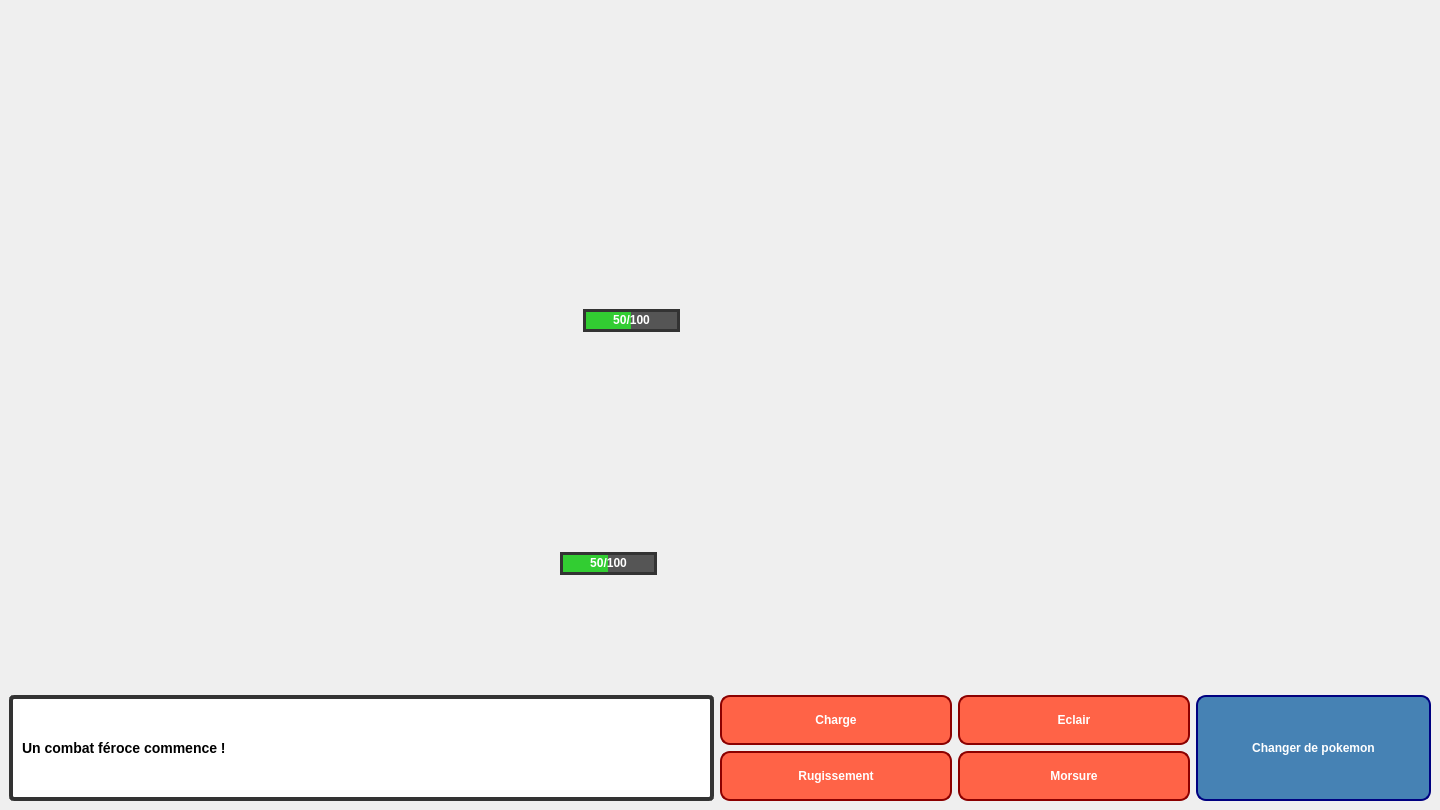
<?xml version="1.0" encoding="UTF-8"?>
<ui version="4.0">
 <class>MainWindow</class>
 <widget class="QMainWindow" name="MainWindow">
  <property name="geometry">
   <rect>
    <x>0</x>
    <y>0</y>
    <width>1440</width>
    <height>810</height>
   </rect>
  </property>
  <property name="minimumSize">
   <size>
    <width>1440</width>
    <height>810</height>
   </size>
  </property>
  <property name="windowTitle">
   <string>MainWindow</string>
  </property>
  <widget class="QWidget" name="centralwidget">
   <layout class="QVBoxLayout" name="verticalLayout_2">
    <property name="leftMargin">
     <number>0</number>
    </property>
    <property name="topMargin">
     <number>0</number>
    </property>
    <property name="rightMargin">
     <number>0</number>
    </property>
    <property name="bottomMargin">
     <number>0</number>
    </property>
    <item>
     <widget class="QStackedWidget" name="stackedWidget">
      <property name="minimumSize">
       <size>
        <width>150</width>
        <height>150</height>
       </size>
      </property>
      <property name="styleSheet">
       <string notr="true">#page_equipe {
    background-color: #2c3e50;
}</string>
      </property>
      <widget class="QWidget" name="page_combat">
       <property name="styleSheet">
        <string notr="true">#page_combat {
    border-image: url(:/assets/arene2.png) 0 0 0 0 stretch stretch;
}</string>
       </property>
       <layout class="QVBoxLayout" name="verticalLayout">
        <item>
         <layout class="QHBoxLayout" name="horizontalLayout_2">
          <item>
           <spacer name="horizontalSpacer">
            <property name="orientation">
             <enum>Qt::Orientation::Horizontal</enum>
            </property>
            <property name="sizeHint" stdset="0">
             <size>
              <width>40</width>
              <height>20</height>
             </size>
            </property>
           </spacer>
          </item>
          <item>
           <layout class="QHBoxLayout" name="horizontalLayout_3">
            <property name="spacing">
             <number>0</number>
            </property>
            <property name="topMargin">
             <number>200</number>
            </property>
            <property name="rightMargin">
             <number>500</number>
            </property>
            <item alignment="Qt::AlignmentFlag::AlignRight|Qt::AlignmentFlag::AlignVCenter">
             <widget class="QProgressBar" name="HPEnnemi">
              <property name="maximumSize">
               <size>
                <width>118</width>
                <height>23</height>
               </size>
              </property>
              <property name="styleSheet">
               <string notr="true">/* 1. L'apparence générale de la barre (le conteneur) */
QProgressBar {
    border: 3px solid #333333;   /* Bordure épaisse et très sombre */
    border-radius: 0px;          /* Coins carrés, pas d'arrondi */
    background-color: #555555;   /* Fond gris foncé (quand la vie est vide) */
    text-align: center;          /* Texte au milieu */
    color: white;                /* Texte blanc pour le contraste */
    font-weight: bold;
}

/* 2. L'apparence de la partie remplie (la vie) */
QProgressBar::chunk {
    background-color: #32CD32;   /* Un beau vert &quot;Lime Green&quot; */
    /* On a supprimé 'width' et 'margin' pour avoir une barre continue */
}</string>
              </property>
              <property name="value">
               <number>50</number>
              </property>
              <property name="alignment">
               <set>Qt::AlignmentFlag::AlignCenter</set>
              </property>
              <property name="format">
               <string>%v/%m</string>
              </property>
             </widget>
            </item>
            <item>
             <widget class="QLabel" name="PokemonEnnemi">
              <property name="minimumSize">
               <size>
                <width>251</width>
                <height>251</height>
               </size>
              </property>
              <property name="maximumSize">
               <size>
                <width>251</width>
                <height>251</height>
               </size>
              </property>
              <property name="text">
               <string/>
              </property>
              <property name="pixmap">
               <pixmap resource="ressources.qrc">:/assets/salameche_f.png</pixmap>
              </property>
              <property name="scaledContents">
               <bool>true</bool>
              </property>
             </widget>
            </item>
           </layout>
          </item>
         </layout>
        </item>
        <item>
         <spacer name="verticalSpacer">
          <property name="orientation">
           <enum>Qt::Orientation::Vertical</enum>
          </property>
          <property name="sizeHint" stdset="0">
           <size>
            <width>20</width>
            <height>130</height>
           </size>
          </property>
         </spacer>
        </item>
        <item>
         <layout class="QHBoxLayout" name="horizontalLayout_5">
          <item>
           <layout class="QHBoxLayout" name="horizontalLayout_4">
            <property name="spacing">
             <number>0</number>
            </property>
            <property name="leftMargin">
             <number>300</number>
            </property>
            <item>
             <widget class="QLabel" name="PokemonJoueur">
              <property name="minimumSize">
               <size>
                <width>251</width>
                <height>251</height>
               </size>
              </property>
              <property name="maximumSize">
               <size>
                <width>251</width>
                <height>251</height>
               </size>
              </property>
              <property name="text">
               <string/>
              </property>
              <property name="pixmap">
               <pixmap resource="ressources.qrc">:/assets/bulbizarre_d.png</pixmap>
              </property>
              <property name="scaledContents">
               <bool>true</bool>
              </property>
             </widget>
            </item>
            <item alignment="Qt::AlignmentFlag::AlignLeft|Qt::AlignmentFlag::AlignVCenter">
             <widget class="QProgressBar" name="HPJoueur">
              <property name="maximumSize">
               <size>
                <width>118</width>
                <height>23</height>
               </size>
              </property>
              <property name="styleSheet">
               <string notr="true">/* 1. L'apparence générale de la barre (le conteneur) */
QProgressBar {
    border: 3px solid #333333;   /* Bordure épaisse et très sombre */
    border-radius: 0px;          /* Coins carrés, pas d'arrondi */
    background-color: #555555;   /* Fond gris foncé (quand la vie est vide) */
    text-align: center;          /* Texte au milieu */
    color: white;                /* Texte blanc pour le contraste */
    font-weight: bold;
}

/* 2. L'apparence de la partie remplie (la vie) */
QProgressBar::chunk {
    background-color: #32CD32;   /* Un beau vert &quot;Lime Green&quot; */
    /* On a supprimé 'width' et 'margin' pour avoir une barre continue */
}</string>
              </property>
              <property name="value">
               <number>50</number>
              </property>
              <property name="alignment">
               <set>Qt::AlignmentFlag::AlignBottom|Qt::AlignmentFlag::AlignHCenter</set>
              </property>
              <property name="textVisible">
               <bool>true</bool>
              </property>
              <property name="format">
               <string>%v/%m</string>
              </property>
             </widget>
            </item>
           </layout>
          </item>
          <item>
           <spacer name="horizontalSpacer_2">
            <property name="orientation">
             <enum>Qt::Orientation::Horizontal</enum>
            </property>
            <property name="sizeHint" stdset="0">
             <size>
              <width>40</width>
              <height>20</height>
             </size>
            </property>
           </spacer>
          </item>
         </layout>
        </item>
        <item>
         <layout class="QHBoxLayout" name="horizontalLayout" stretch="3,2,1">
          <property name="sizeConstraint">
           <enum>QLayout::SizeConstraint::SetNoConstraint</enum>
          </property>
          <item>
           <widget class="QLabel" name="labelTexte">
            <property name="sizePolicy">
             <sizepolicy hsizetype="Expanding" vsizetype="Expanding">
              <horstretch>0</horstretch>
              <verstretch>0</verstretch>
             </sizepolicy>
            </property>
            <property name="styleSheet">
             <string notr="true">QLabel {
    background-color: white;      /* Fond blanc */
    border: 4px solid #333333;    /* Grosse bordure gris foncé */
    border-radius: 5px;           /* Coins un peu arrondis */
    padding: 5px;                 /* Espace autour du texte */
    font-size: 14px;              /* Texte assez gros */
    font-weight: bold;
}</string>
            </property>
            <property name="text">
             <string>Un combat féroce commence !</string>
            </property>
           </widget>
          </item>
          <item>
           <layout class="QGridLayout" name="gridLayout">
            <item row="1" column="1">
             <widget class="QPushButton" name="btnAtk4">
              <property name="sizePolicy">
               <sizepolicy hsizetype="Expanding" vsizetype="Expanding">
                <horstretch>0</horstretch>
                <verstretch>0</verstretch>
               </sizepolicy>
              </property>
              <property name="minimumSize">
               <size>
                <width>0</width>
                <height>50</height>
               </size>
              </property>
              <property name="styleSheet">
               <string notr="true">QPushButton {
    background-color: #FF6347;    /* Rouge Tomate */
    border: 2px solid #8B0000;    /* Bordure Rouge Sang */
    border-radius: 10px;          /* Bien arrondis */
    color: white;
    font-weight: bold;
    font-size: 12px;
}
QPushButton:hover {
    background-color: #FF4500;    /* Plus clair quand on passe la souris */
}
QPushButton:pressed {
    background-color: #500000;    /* Foncé quand on clique */
}</string>
              </property>
              <property name="text">
               <string>Morsure</string>
              </property>
             </widget>
            </item>
            <item row="0" column="0">
             <widget class="QPushButton" name="btnAtk1">
              <property name="sizePolicy">
               <sizepolicy hsizetype="Expanding" vsizetype="Expanding">
                <horstretch>0</horstretch>
                <verstretch>0</verstretch>
               </sizepolicy>
              </property>
              <property name="minimumSize">
               <size>
                <width>0</width>
                <height>50</height>
               </size>
              </property>
              <property name="styleSheet">
               <string notr="true">QPushButton {
    background-color: #FF6347;    /* Rouge Tomate */
    border: 2px solid #8B0000;    /* Bordure Rouge Sang */
    border-radius: 10px;          /* Bien arrondis */
    color: white;
    font-weight: bold;
    font-size: 12px;
}
QPushButton:hover {
    background-color: #FF4500;    /* Plus clair quand on passe la souris */
}
QPushButton:pressed {
    background-color: #500000;    /* Foncé quand on clique */
}</string>
              </property>
              <property name="text">
               <string>Charge</string>
              </property>
              <property name="iconSize">
               <size>
                <width>20</width>
                <height>20</height>
               </size>
              </property>
             </widget>
            </item>
            <item row="1" column="0">
             <widget class="QPushButton" name="btnAtk3">
              <property name="sizePolicy">
               <sizepolicy hsizetype="Expanding" vsizetype="Expanding">
                <horstretch>0</horstretch>
                <verstretch>0</verstretch>
               </sizepolicy>
              </property>
              <property name="minimumSize">
               <size>
                <width>0</width>
                <height>50</height>
               </size>
              </property>
              <property name="styleSheet">
               <string notr="true">QPushButton {
    background-color: #FF6347;    /* Rouge Tomate */
    border: 2px solid #8B0000;    /* Bordure Rouge Sang */
    border-radius: 10px;          /* Bien arrondis */
    color: white;
    font-weight: bold;
    font-size: 12px;
}
QPushButton:hover {
    background-color: #FF4500;    /* Plus clair quand on passe la souris */
}
QPushButton:pressed {
    background-color: #500000;    /* Foncé quand on clique */
}</string>
              </property>
              <property name="text">
               <string>Rugissement</string>
              </property>
             </widget>
            </item>
            <item row="0" column="1">
             <widget class="QPushButton" name="btnAtk2">
              <property name="sizePolicy">
               <sizepolicy hsizetype="Expanding" vsizetype="Expanding">
                <horstretch>0</horstretch>
                <verstretch>0</verstretch>
               </sizepolicy>
              </property>
              <property name="minimumSize">
               <size>
                <width>0</width>
                <height>50</height>
               </size>
              </property>
              <property name="styleSheet">
               <string notr="true">QPushButton {
    background-color: #FF6347;    /* Rouge Tomate */
    border: 2px solid #8B0000;    /* Bordure Rouge Sang */
    border-radius: 10px;          /* Bien arrondis */
    color: white;
    font-weight: bold;
    font-size: 12px;
}
QPushButton:hover {
    background-color: #FF4500;    /* Plus clair quand on passe la souris */
}
QPushButton:pressed {
    background-color: #500000;    /* Foncé quand on clique */
}</string>
              </property>
              <property name="text">
               <string>Eclair</string>
              </property>
             </widget>
            </item>
           </layout>
          </item>
          <item>
           <widget class="QPushButton" name="btnChange">
            <property name="sizePolicy">
             <sizepolicy hsizetype="Expanding" vsizetype="Expanding">
              <horstretch>0</horstretch>
              <verstretch>0</verstretch>
             </sizepolicy>
            </property>
            <property name="minimumSize">
             <size>
              <width>0</width>
              <height>100</height>
             </size>
            </property>
            <property name="styleSheet">
             <string notr="true">QPushButton {
    background-color: #4682B4; /* Bleu Acier */
    border: 2px solid #000080;
    border-radius: 10px;
    color: white;
    font-weight: bold;
}

QPushButton:hover {
    background-color: #005C96;    /* Plus clair quand on passe la souris */
}
QPushButton:pressed {
    background-color: #03224C;    /* Foncé quand on clique */
}</string>
            </property>
            <property name="text">
             <string>Changer de pokemon</string>
            </property>
           </widget>
          </item>
         </layout>
        </item>
       </layout>
      </widget>
      <widget class="QWidget" name="page_equipe">
       <layout class="QVBoxLayout" name="verticalLayout_3">
        <item>
         <widget class="QLabel" name="labelTitre">
          <property name="styleSheet">
           <string notr="true">QLabel {
    background-color: white;
    border: 4px solid #333333;
    border-radius: 5px;
    padding: 10px;
    font-size: 18px;
    font-weight: bold;
    color: black;
}</string>
          </property>
          <property name="text">
           <string>Choisis ton combattant</string>
          </property>
          <property name="alignment">
           <set>Qt::AlignmentFlag::AlignCenter</set>
          </property>
         </widget>
        </item>
        <item>
         <spacer name="verticalSpacer_2">
          <property name="orientation">
           <enum>Qt::Orientation::Vertical</enum>
          </property>
          <property name="sizeHint" stdset="0">
           <size>
            <width>20</width>
            <height>111</height>
           </size>
          </property>
         </spacer>
        </item>
        <item>
         <layout class="QGridLayout" name="gridLayout_2">
          <item row="0" column="0">
           <widget class="QToolButton" name="btnPoke1">
            <property name="minimumSize">
             <size>
              <width>200</width>
              <height>200</height>
             </size>
            </property>
            <property name="text">
             <string>Bulbizarre</string>
            </property>
            <property name="icon">
             <iconset resource="ressources.qrc">
              <normaloff>:/assets/bulbizarre_f.png</normaloff>:/assets/bulbizarre_f.png</iconset>
            </property>
            <property name="iconSize">
             <size>
              <width>100</width>
              <height>100</height>
             </size>
            </property>
            <property name="toolButtonStyle">
             <enum>Qt::ToolButtonStyle::ToolButtonTextUnderIcon</enum>
            </property>
           </widget>
          </item>
          <item row="0" column="1">
           <widget class="QToolButton" name="btnPoke2">
            <property name="minimumSize">
             <size>
              <width>200</width>
              <height>200</height>
             </size>
            </property>
            <property name="text">
             <string>...</string>
            </property>
            <property name="toolButtonStyle">
             <enum>Qt::ToolButtonStyle::ToolButtonTextUnderIcon</enum>
            </property>
           </widget>
          </item>
          <item row="0" column="2">
           <widget class="QToolButton" name="btnPoke3">
            <property name="minimumSize">
             <size>
              <width>200</width>
              <height>200</height>
             </size>
            </property>
            <property name="text">
             <string>...</string>
            </property>
            <property name="toolButtonStyle">
             <enum>Qt::ToolButtonStyle::ToolButtonTextUnderIcon</enum>
            </property>
           </widget>
          </item>
          <item row="1" column="0">
           <widget class="QToolButton" name="btnPoke4">
            <property name="minimumSize">
             <size>
              <width>200</width>
              <height>200</height>
             </size>
            </property>
            <property name="text">
             <string>...</string>
            </property>
            <property name="toolButtonStyle">
             <enum>Qt::ToolButtonStyle::ToolButtonTextUnderIcon</enum>
            </property>
           </widget>
          </item>
          <item row="1" column="1">
           <widget class="QToolButton" name="btnPoke5">
            <property name="minimumSize">
             <size>
              <width>200</width>
              <height>200</height>
             </size>
            </property>
            <property name="text">
             <string>...</string>
            </property>
            <property name="toolButtonStyle">
             <enum>Qt::ToolButtonStyle::ToolButtonTextUnderIcon</enum>
            </property>
           </widget>
          </item>
          <item row="1" column="2">
           <widget class="QToolButton" name="btnPoke6">
            <property name="minimumSize">
             <size>
              <width>200</width>
              <height>200</height>
             </size>
            </property>
            <property name="text">
             <string>...</string>
            </property>
            <property name="toolButtonStyle">
             <enum>Qt::ToolButtonStyle::ToolButtonTextUnderIcon</enum>
            </property>
           </widget>
          </item>
         </layout>
        </item>
        <item>
         <spacer name="verticalSpacer_3">
          <property name="orientation">
           <enum>Qt::Orientation::Vertical</enum>
          </property>
          <property name="sizeHint" stdset="0">
           <size>
            <width>20</width>
            <height>110</height>
           </size>
          </property>
         </spacer>
        </item>
        <item>
         <widget class="QPushButton" name="btnRetour">
          <property name="styleSheet">
           <string notr="true">QPushButton {
    background-color: #FF4500; /* Rouge */
    border: 3px solid #8B0000; /* Bordure foncée */
    border-radius: 5px;
    color: white;
    font-weight: bold;
    padding: 10px;
}
QPushButton:hover { background-color: #FF6347; }

QPushButton:pressed {
    background-color: #500000;    /* Foncé quand on clique */
}</string>
          </property>
          <property name="text">
           <string>Retour</string>
          </property>
         </widget>
        </item>
       </layout>
      </widget>
     </widget>
    </item>
   </layout>
  </widget>
  <widget class="QMenuBar" name="menubar">
   <property name="geometry">
    <rect>
     <x>0</x>
     <y>0</y>
     <width>1440</width>
     <height>26</height>
    </rect>
   </property>
  </widget>
 </widget>
 <resources>
  <include location="ressources.qrc"/>
 </resources>
 <connections/>
</ui>
